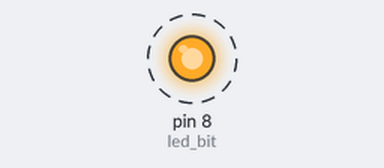
Recording of a sketch running on a simulated Arduino Uno, built with avr-gcc and run on an emulated ATmega328P. Shown: output pins drawn as LEDs (lit = HIGH). Dashed ring = blinking.

Above: at 0.12 s.
Timing chart, 0 to 3.0 s (numbered marks = the images above):
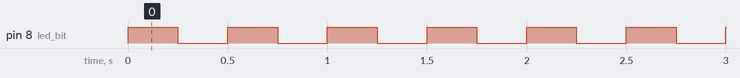

Measured:
- by itself, pin 8 (led_bit): alternates HIGH for 0.25 s and LOW for 0.25 s

The sketch:

timers_3.ino
```cpp
#define set_bit(_addr, _bit)(_addr |= 1<<_bit)
#define flip_bit(_addr, _bit)(_addr ^= 1<<_bit)
#define clear_register(_addr)(_addr = 0)

#define led_ddr DDRB
#define led_port PORTB
#define led_bit 0

void configure_timer1(){
  clear_register(TCCR1A);
  clear_register(TCCR1B);

  set_bit(TCCR1B, WGM12);                     //configure timer1 for CTC mode
  set_bit(TIMSK1, OCIE1A);                    //enable timer compare interrupt

  sei();                                      //enable global interrupts

  OCR1A = 15624;                              //CTC compare value
  set_bit(TCCR1B, CS12);                      // set Fcpu/256
  //TCCR1B |= ((1 << CS10) | (1 << CS11));    // Start timer at Fcpu/64
}

ISR(TIMER1_COMPA_vect){
  flip_bit(led_port, led_bit);             //toggle led
}

void setup() {

  set_bit(led_ddr, led_bit);                   //set led pin as output, pin 8
  configure_timer1();
}

void loop() {}
```
